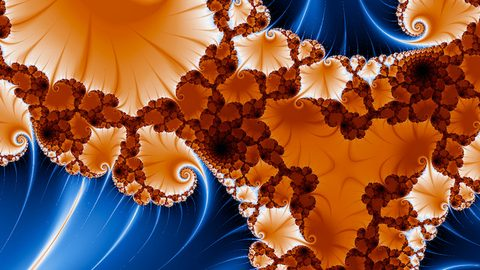
#> input picture examples/julia_multibrot3_threads.jpg, 480 x 270 px; its folder holds only this picture in this run
$ python -i styles.py   (imports and definitions only)
#> lines starting #> are read from the running program, lines starting #| are printed output that depends on the picture
"""Styles: named, declarative layer stacks the engine composites per sample.

A style file under `data/styles/<name>.json` is the stack the engine draws (its
`style` member, handed through the render spec's `style` key untouched) and the
provenance a reader wants beside it: the reference image it was made from, which
existing pieces it reuses, which primitives it added, and the colormap it was
fitted with. The engine never sees the provenance, and Python never composites a
pixel — this module only reads the file and writes a spec.

A style renders with **any** colormap. The suggested one is what the stack was
fitted against, not a requirement; the website will choose a style and a palette
independently. `data/styles/README.md` has the file format and the procedure for
turning a new reference image into a style; `data/styles/STACK.md` the stack's members.
"""

from __future__ import annotations

import json
from pathlib import Path
from typing import Any

from fractal_wallpapers.paths import colormap_dir, repo_root

#: The one schema a style file carries today.
SCHEMA = 1


class StyleError(ValueError):
    """A style that does not exist or does not read."""


def styles_dir() -> Path:
    """Where the style files live."""
    return repo_root() / "data" / "styles"


#: The one JSON file under `data/styles/` that is neither a style nor its keeps: the
#: custom-mode catalog (`style_catalog.py`).
CATALOG_FILE = "catalog.json"


# [121 lines left out: functions names, catalog_rows, alias_of, at_palette, load, repeats and 2 more, not called in this run]


#: The lightness statistics `tones` reports, in the order it prints them.
TONES = ("median", "p10", "p90", "white", "black")


def luminance_of(rgb):
    """Each pixel's linear (Rec. 709) luminance, from sRGB in [0, 1] (an `(…, 3)` array).

    What `tones` takes lightness from and `style_scout.ink` averages.
    """
    import numpy as np

    linear = np.where(rgb <= 0.04045, rgb / 12.92, ((rgb + 0.055) / 1.055) ** 2.4)
    return linear @ np.array([0.2126, 0.7152, 0.0722])


def tones(path: Path, width: int = 640) -> dict[str, float]:
    """A picture's lightness distribution: what the tonal check compares.

    Lightness is CIE L* over 100, from the luminance of the decoded sRGB, read on a
    copy `width` pixels wide (the statistics are of areas, not of hairlines).
    `white` and `black` are the shares of the frame above 0.9 and below 0.1.
    """
#> called with width = 640
    import numpy as np
    from PIL import Image

    with Image.open(path) as image:
#> image is the input picture: PIL image 480x270 RGB; mean R, G, B 134.8, 85, 65.1
        drawn = image.width
#> drawn = 480
        if image.mode in ("I", "I;16", "I;16B", "I;16L"):
            # A 16-bit grey picture: Pillow's own conversion clips it to white.
            image = image.point(lambda value: value / 256).convert("L")
        image = image.convert("RGB")
        image = image.resize((width, max(1, round(image.height * width / image.width))))
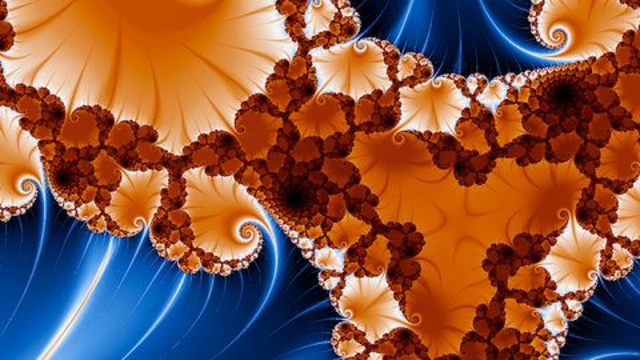
#> image: PIL image 640x360 RGB; mean R, G, B 134.8, 85, 65.1
        rgb = np.asarray(image, dtype=np.float64) / 255.0
    luminance = luminance_of(rgb)
#> in luminance_of, `linear = np.where(rgb <= 0.04045, rgb / 12.92, ((rgb + 0.055) / 1.055)..`:
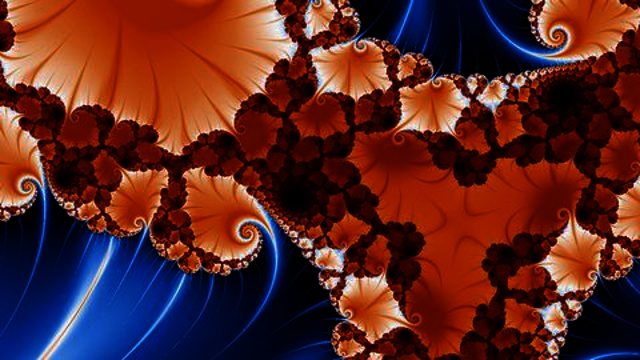
#> linear: shape (360, 640, 3) float64; mean R, G, B 0.364, 0.151, 0.133
#> in luminance_of, `return linear @ np.array([0.2126, 0.7152, 0.0722])`:
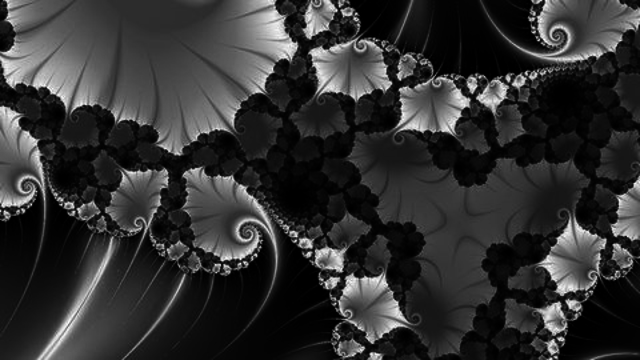
#> returned value: shape (360, 640) float64; min 0, max 0.997, mean 0.195
    knee = 6 / 29
    f = np.where(luminance > knee**3, np.cbrt(luminance), luminance / (3 * knee**2) + 4 / 29)
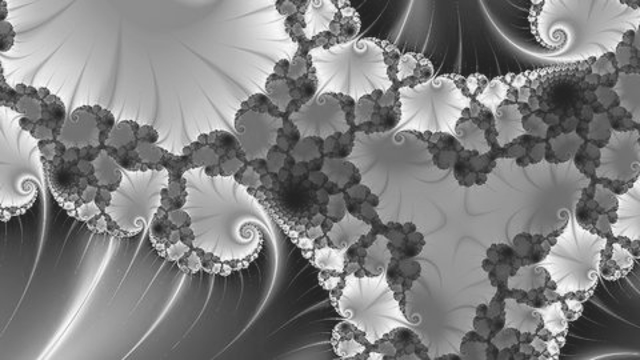
#> f: shape (360, 640) float64; min 0.138, max 0.999, mean 0.508
    lightness = (116 * f - 16) / 100
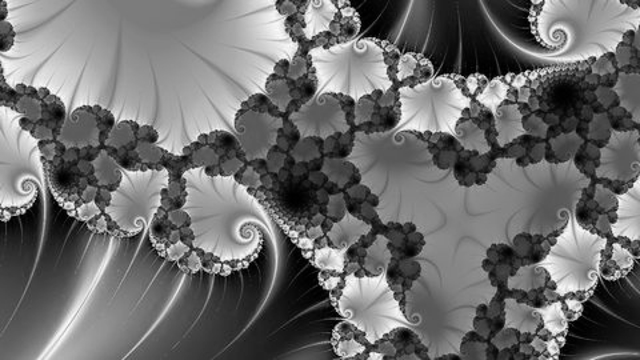
#> lightness: shape (360, 640) float64; min 0, max 0.999, mean 0.429
    return {
        "median": float(np.median(lightness)),
        "p10": float(np.percentile(lightness, 10)),
        "p90": float(np.percentile(lightness, 90)),
        "white": float((lightness > 0.9).mean()),
        "black": float((lightness < 0.1).mean()),
        "width": drawn,
    }


#: How far a render's lightness may sit from its style's reference and still hold
#: the style's balance. Fitted on round one of `floating_on_dreams`, where Matt kept
#: three of ten and found the others far too light: the three kept sit within 0.017
#: of the reference's median and 0.020 of its p10, and every one of the seven dropped
#: is 0.032 to 0.126 above its median. The white share is a ceiling, not a band: a
#: palette that floods the frame with near-white (pink, at 0.21 to 0.26 against the
#: reference's 0.13) was dropped too.
#:
#: `p90` is the one number the tone pass does not pin, so it is the one that tells a
#: stack's highlights from the reference's. Its 0.10 is read off Matt's keeps: the
#: variants he kept sat within it (the nearest at +0.093), and every one he dropped for
#: hot highlights sat beyond it (+0.108 to +0.46). A miss on every render of a stack is
#: the stack's to fix (narrower glows, less fog), not the locations'.
TONE_BAND = {"median": 0.03, "p10": 0.05, "p90": 0.10}

#: The cheap size a tone check reads. The engine's tone pass meets its targets on the
#: finished picture (each pixel its block of supersamples averaged), so every size's
#: picture holds them at its own resolution. The check reads a copy resized to 640
#: wide, which averages a thin structure a second time, by more the larger the
#: picture: one measured render read median 0.271 at 640x400 ss1 (the picture the pass
#: measured, so it holds by construction), 0.290 at 1280x800 ss2 and 0.297 at
#: 2560x1600 ss2. The draft is the full size's to about 0.01, at a quarter of its
#: samples.
DRAFT_RESOLUTION = (1280, 800)
DRAFT_SUPERSAMPLE = 2

#: Below this width a picture's tones are a guide, never the check (see
#: [`DRAFT_RESOLUTION`]): a 640-wide picture is read exactly as the pass measured it,
#: and any small one says little of how a full-size render reads. `style tones` marks
#: such a row instead of passing it.
CHECKED_WIDTH = DRAFT_RESOLUTION[0]
#: How far above the reference's own share a picture's near-white and near-black may
#: sit (`TONE_BAND` holds the rest of the band).
WHITE_ALLOWANCE = 0.05
BLACK_ALLOWANCE = 0.05


# [29 lines left out: functions tone_misses, projected, not called in this run]


#: The members of one public knob (`data/styles/README.md`'s *Public knobs*).
KNOB_KEYS = ("name", "label", "what", "default", "range", "set")

#: The stack members the engine reads as whole numbers, so a knob's write there is
#: rounded (half to even); every other member takes the number as it is. The module's
#: `INTEGER_MEMBERS` is the same list (`tests/test_style_wasm.py` holds them equal).
#: Rounding by how a file happened to spell a number made `"opacity": 1` an on/off
#: switch under a knob natively and a slider on the page.
INTEGER_MEMBERS = (
    "iterations",
    "hit",
    "settle",
    "sectors",
    "turns",
    "levels",
    "arms",
    "steps",
    "spokes",
)


# [65 lines left out: functions targets, knob_shape, knob_targets, not called in this run]


def knob_writes(knob: dict[str, Any], value: float) -> list[tuple[str, float]]:
    """What a knob at `value` writes: `(pointer, number)` per target, `scale·value + offset`."""
    return [(pointer, scale * value + offset) for pointer, scale, offset in knob_targets(knob)]


# [111 lines left out: functions check_public, with_knobs, parse_knobs, spec_of, not called in this run]

>>> result = tones('../../examples/julia_multibrot3_threads.jpg')
#> result = {'median': 0.424, 'p10': 0.116, 'p90': 0.762, 'white': 0.0208, 'black': 0.0818, 'width': 480}

$ run again, on examples/julia_multibrot4_smooth.jpg
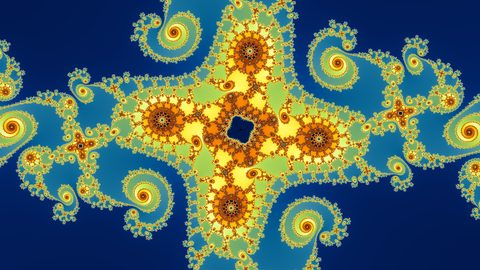
#> input picture examples/julia_multibrot4_smooth.jpg, 480 x 270 px
#> in tones, image is the input picture: PIL image 480x270 RGB; mean R, G, B 83.4, 105.6, 96.2
#> image: PIL image 640x360 RGB
#> in luminance_of, `return linear @ np.array([0.2126, 0.7152, 0.0722])`:
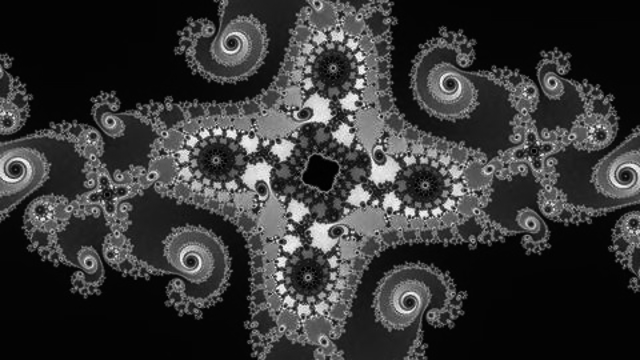
#> returned value: shape (360, 640) float64; min 0.000627, max 0.958, mean 0.211
#> in tones, `lightness = (116 * f - 16) / 100`:
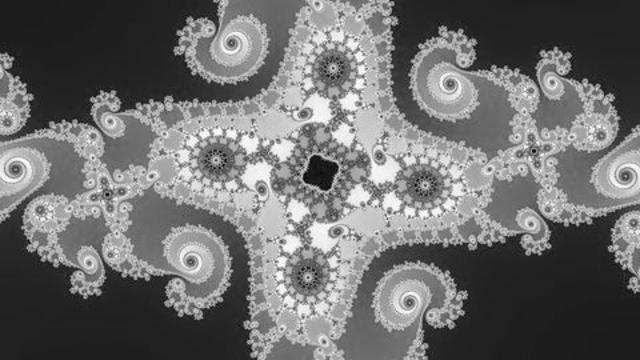
#> lightness: shape (360, 640) float64; min 0.00566, max 0.984, mean 0.433
#> result = {'median': 0.434, 'p10': 0.128, 'p90': 0.769, 'white': 0.0272, 'black': 0.00221, 'width': 480}

$ run again, on examples/julia_smooth.jpg
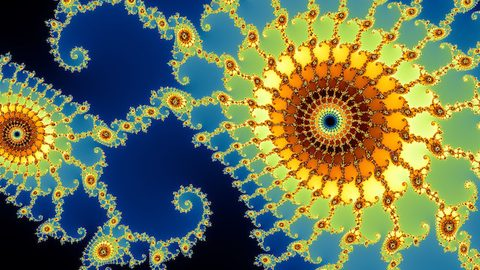
#> input picture examples/julia_smooth.jpg, 480 x 270 px
#> in tones, image is the input picture: PIL image 480x270 RGB; mean R, G, B 106.6, 118, 86
#> image: PIL image 640x360 RGB
#> in luminance_of, `return linear @ np.array([0.2126, 0.7152, 0.0722])`:
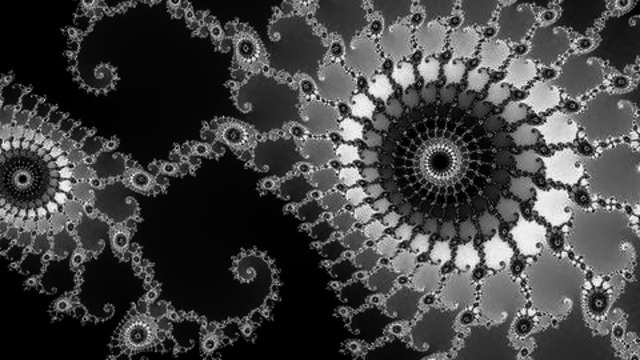
#> returned value: shape (360, 640) float64; min 0, max 0.961, mean 0.262
#> in tones, `lightness = (116 * f - 16) / 100`:
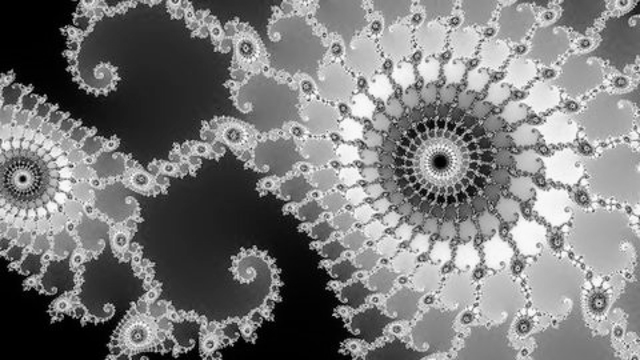
#> lightness: shape (360, 640) float64; min 0, max 0.985, mean 0.483
#> result = {'median': 0.525, 'p10': 0.0834, 'p90': 0.817, 'white': 0.0468, 'black': 0.107, 'width': 480}

$ run again, on examples/mandelbrot_stripe.jpg
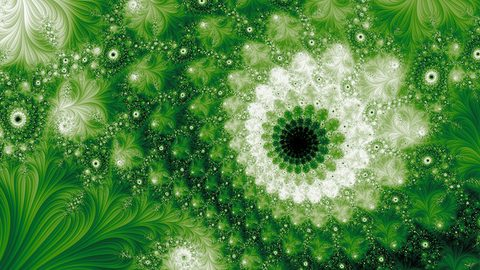
#> input picture examples/mandelbrot_stripe.jpg, 480 x 270 px
#> in tones, image is the input picture: PIL image 480x270 RGB; mean R, G, B 81.7, 136.3, 67.3
#> image: PIL image 640x360 RGB
#> in luminance_of, `return linear @ np.array([0.2126, 0.7152, 0.0722])`:
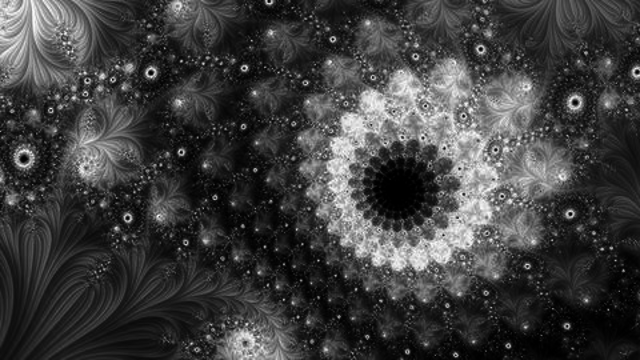
#> returned value: shape (360, 640) float64; min 0, max 0.987, mean 0.247
#> in tones, `lightness = (116 * f - 16) / 100`:
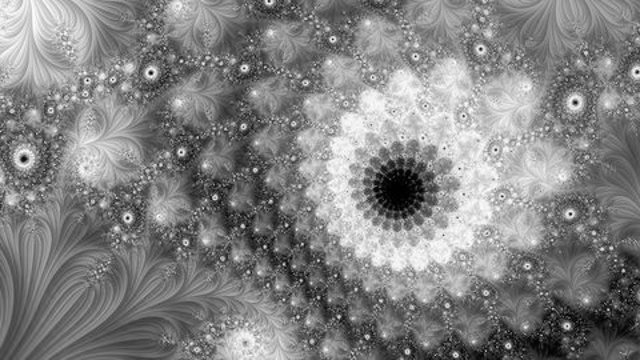
#> lightness: shape (360, 640) float64; min 0, max 0.995, mean 0.515
#> result = {'median': 0.49, 'p10': 0.29, 'p90': 0.803, 'white': 0.0307, 'black': 0.0122, 'width': 480}
